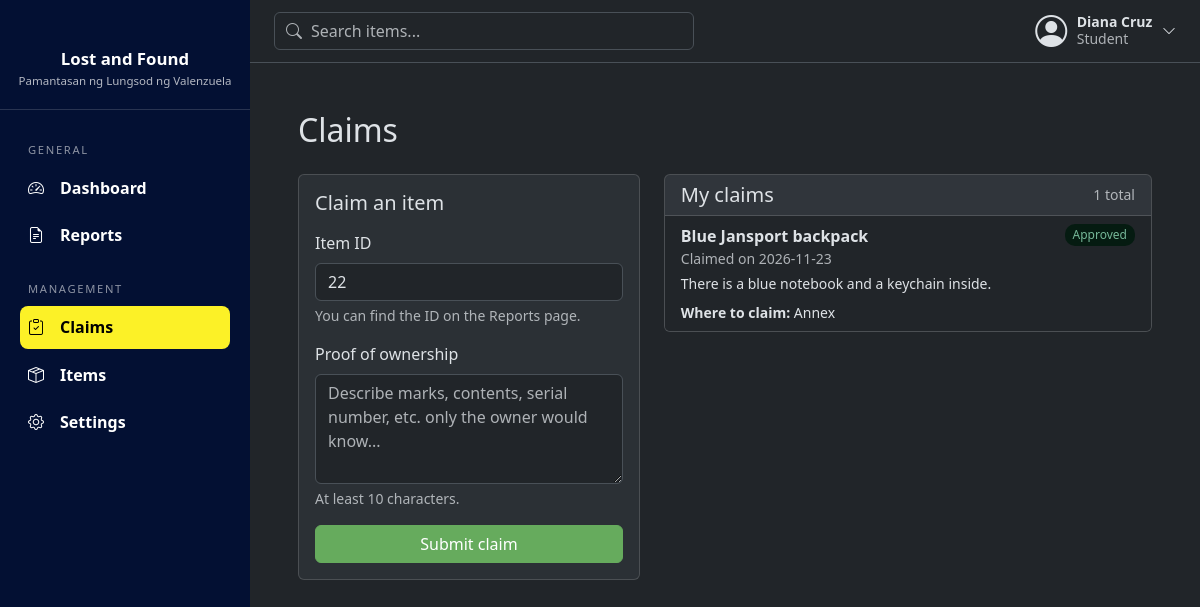
The page /claims?item_id=22 (signed in) on the database as committed earlier.
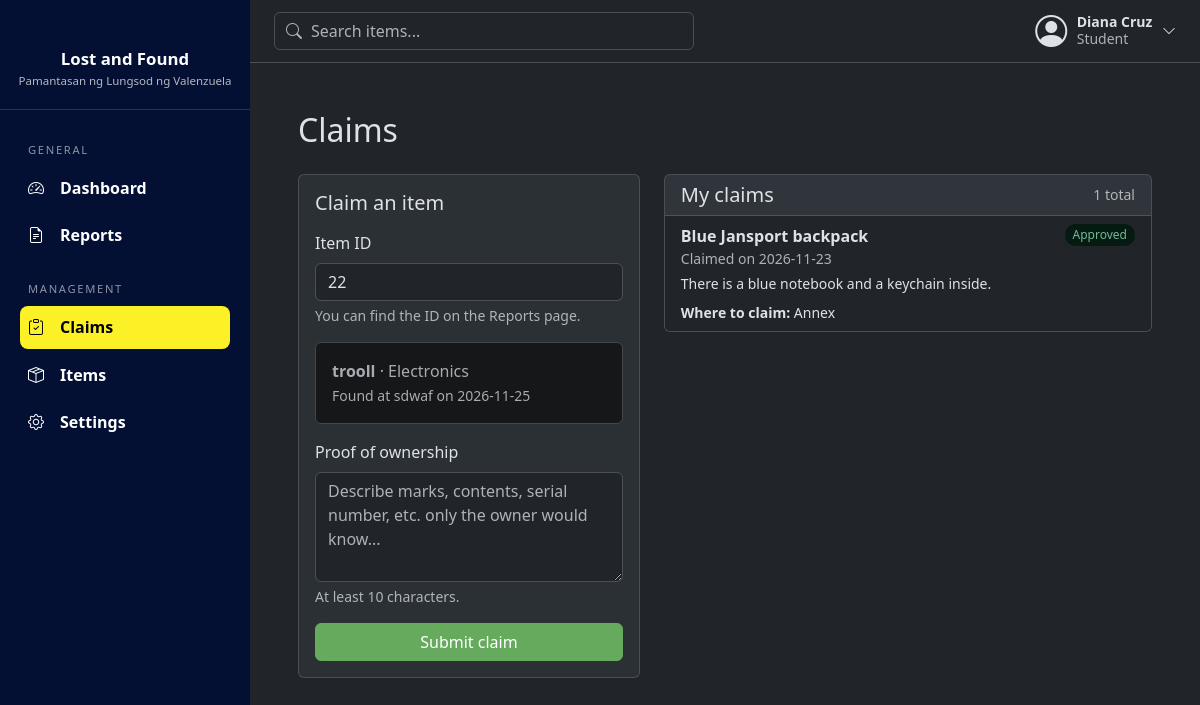
The same page on the database as committed later.
### tables this page shows
CREATE TABLE items (
            item_id INTEGER PRIMARY KEY AUTOINCREMENT,
            user_id INTEGER NOT NULL,
            name TEXT NOT NULL,
            category TEXT NOT NULL,
            description TEXT,
            location TEXT NOT NULL,
            item_status TEXT NOT NULL
                CHECK(item_status IN ('Lost', 'Found')),
            status TEXT NOT NULL DEFAULT 'Active'
                CHECK(status IN ('Active', 'Claimed', 'Returned', 'Removed')),
            date_reported DATE NOT NULL DEFAULT CURRENT_DATE,

            FOREIGN KEY (user_id) REFERENCES users (id)
        );

### routes/user_routes.py (the view, shortened to what this page needs)
@bp.route("/claims", methods=["GET", "POST"])
@login_required
def claims():
    errors = {}
    form = {"item_id": request.args.get("item_id", "").strip(), "proof_description": ""}  # ?item_id=5 prefills
    item_preview = item_model.get(int(form["item_id"])) if form["item_id"].isdigit() else None
    return render_template("user/claims.html", form=form, errors=errors, item=item_preview,
                           my_claims=claim_model.by_user(session["user_id"]))

### database/connection.py (called while the page is built)
def get_db():
    if "db" not in g:
        g.db = sqlite3.connect(current_app.config["DATABASE"])
        g.db.row_factory = sqlite3.Row
    return g.db

### models/claim_model.py (called while the page is built)
def by_user(user_id):
    return get_db().execute(
        "SELECT claims.*, items.name AS item_name "
        "FROM claims JOIN items ON claims.item_id = items.item_id "
        "WHERE claims.user_id = ? ORDER BY claims.claim_id DESC",
        (user_id,),
    ).fetchall()

### models/item_model.py (called while the page is built)
def get(item_id):
    return get_db().execute("SELECT * FROM items WHERE item_id = ?", (item_id,)).fetchone()

### models/user_model.py (called while the page is built)
def get_by_id(user_id):
    return get_db().execute("SELECT * FROM users WHERE id = ?", (user_id,)).fetchone()

### templates/user/claims.html (shortened to what this page needs)
{% extends "base.html" %}
{% block content %}
<h2 class="mb-4">Claims</h2>
<div class="row g-4">
  <div class="col-xl-5">
    <div class="card">
      <div class="card-body">
        <h5 class="card-title mb-3">Claim an item</h5>
        <form method="post" novalidate>
          <div class="mb-3">
            <label class="form-label" for="item_id">Item ID</label>
            <input class="form-control {{ 'is-invalid' if errors.item_id }}" id="item_id" name="item_id"
                   placeholder="e.g. 5" value="{{ form.item_id }}">
            <div class="form-text">You can find the ID on the Reports page.</div>
          </div>
          {% if item %}
          <div class="alert alert-secondary">
            <strong>{{ item["name"] }}</strong> &middot; {{ item["category"] }}<br>
            <span class="small">Found at {{ item["location"] }} on {{ item["date_reported"] }}</span>
          </div>
          {% endif %}
          <div class="mb-3">
            <label class="form-label" for="proof_description">Proof of ownership</label>
            <textarea class="form-control {{ 'is-invalid' if errors.proof_description }}" id="proof_description"
                      name="proof_description" rows="4" maxlength="500"
                      placeholder="Describe marks, contents, serial number, etc. only the owner would know...">{{ form.proof_description }}</textarea>
            <div class="form-text">At least 10 characters.</div>
          </div>
          <button class="btn btn-primary w-100">Submit claim</button>
        </form>
      </div>
    </div>
  </div>
  <div class="col-xl-7">
    <div class="card">
      <div class="card-header d-flex justify-content-between align-items-center">
        <h5 class="mb-0">My claims</h5>
        <span class="text-body-secondary small">{{ my_claims|length }} total</span>
      </div>
      {% if my_claims %}
      <ul class="list-group list-group-flush">
        {% for c in my_claims %}
        <li class="list-group-item d-flex justify-content-between align-items-start gap-3">
          <div>
            <div class="fw-semibold">{{ c["item_name"] }}</div>
            <div class="small text-body-secondary">Claimed on {{ c["claim_date"] }}</div>
            <div class="small mt-1">{{ c["proof_description"] }}</div>
            {% if c["admin_note"] %}
            <div class="small mt-2">
              <strong>{% if c["claim_status"] == "Approved" %}Where to claim:{% else %}Reason:{% endif %}</strong>
              {{ c["admin_note"] }}
            </div>
            {% endif %}
          </div>
          <span class="dash-badge {{ c['claim_status'] }}">{{ c["claim_status"] }}</span>
        </li>
        {% endfor %}
      </ul>
      {% else %}
      <div class="card-body">
        <p class="dash-empty mb-0">You haven't made any claims yet.</p>
      </div>
      {% endif %}
    </div>
  </div>
</div>
{% endblock %}

Rows that differ between the two databases and show on the page:
added items: name "trooll", category "Electronics", location "sdwaf", date_reported "2026-11-25"
Other text that changed with them:
text now shown: "· Found at on"
